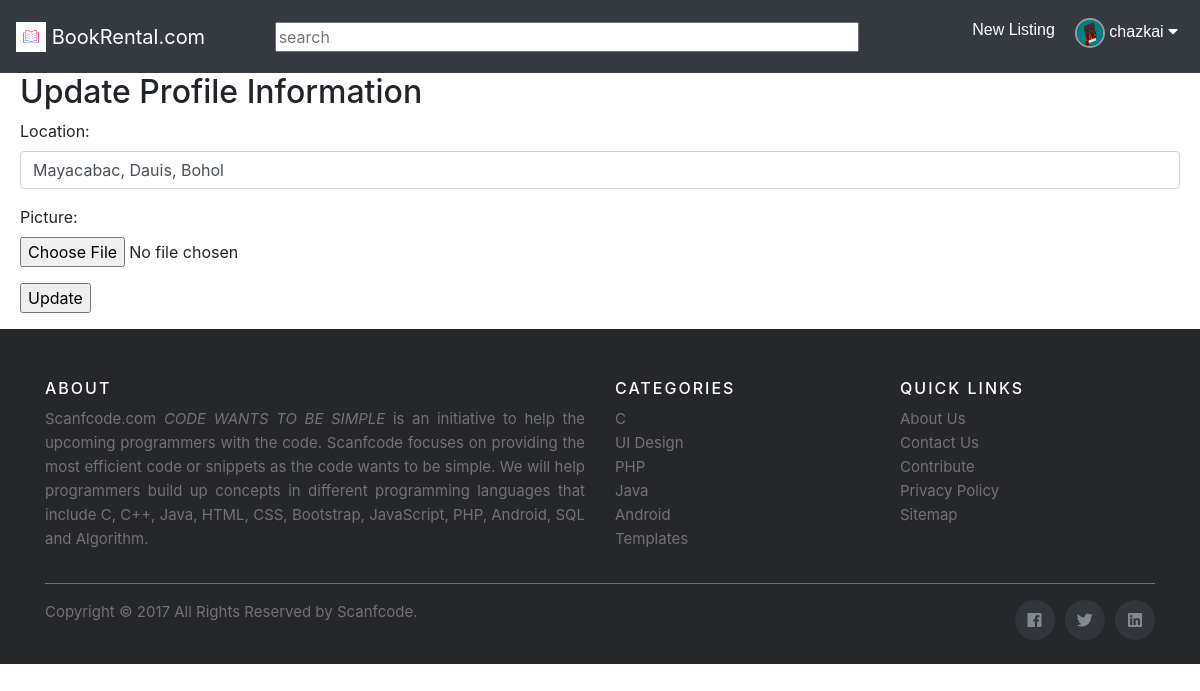
The page /accounts/update/ (signed in) on the database as committed earlier.
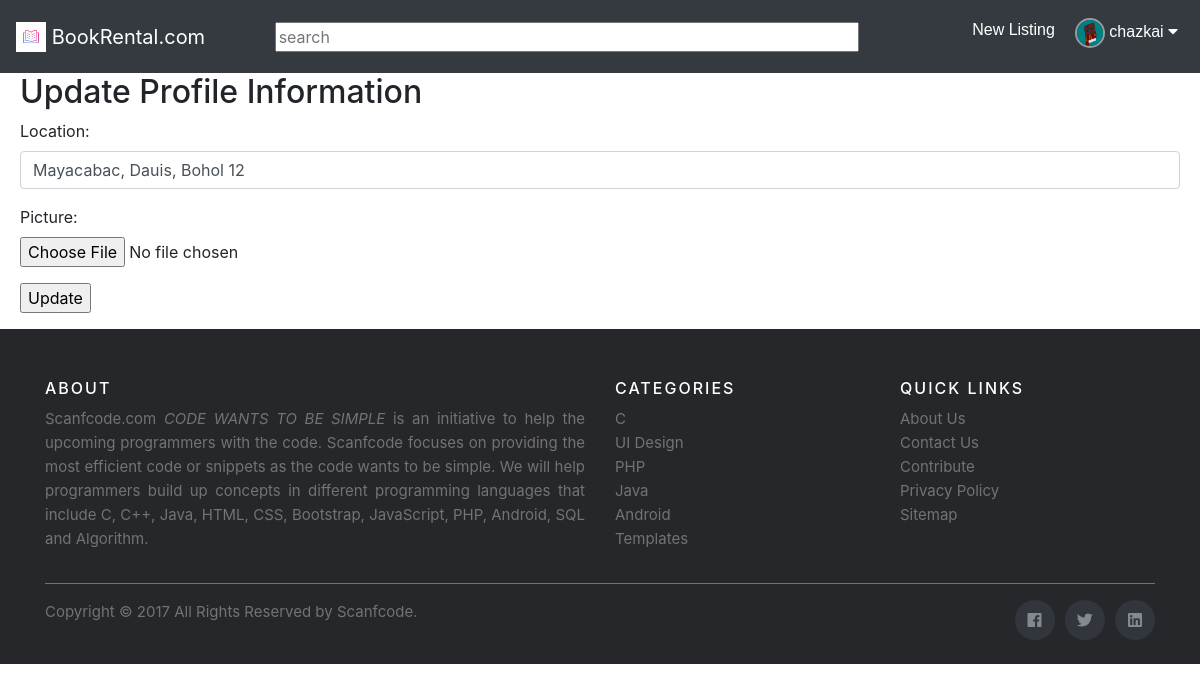
The same page on the database as committed later.
### accounts/models.py (models this page shows, shortened)
class Profile(models.Model):
	location = models.CharField(max_length=60)
	picture = models.ImageField(default='default.png', blank = True)
	account = models.ForeignKey(User, on_delete=models.CASCADE, default=None)
	class Meta:
		ordering = ('location',)

### accounts/views.py (the view)
def update_view(request):
		profile = Profile.objects.get(account=request.user)
		form = forms.CreateProfile(request.POST or None, request.FILES or None, instance=profile)
		if request.method == 'POST':
			if form.is_valid():
				form.save()
				return redirect('books:list')
		return render(request, 'accounts/profile_update.html',{
			'form':form,
		})

### accounts/forms.py
class CreateProfile(forms.ModelForm):
	class Meta:
		model = models.Profile
		fields = ['location','picture']
		widgets = {
			'location':forms.TextInput(attrs={'class': 'form-control'}),
			'picture':forms.FileInput(attrs={'class': 'form-control-file'}),
		}

### accounts/templates/accounts/profile_update.html (shortened to what this page needs)
{% extends 'base_layout.html' %}
{% block content %}
<div class="form-group-first">
	<h2>Update Profile Information</h2>
	<div class="form-group">
		<form action="" method="post" enctype="multipart/form-data">
			{{ form.as_p }}
			<input type="submit" name="submit" value="Update">
		</form>
	</div>
</div>
{% endblock %}

Rows that differ between the two databases and show on the page:
changed Profile: location "Mayacabac, Dauis, Bohol" → "Mayacabac, Dauis, Bohol 12"
